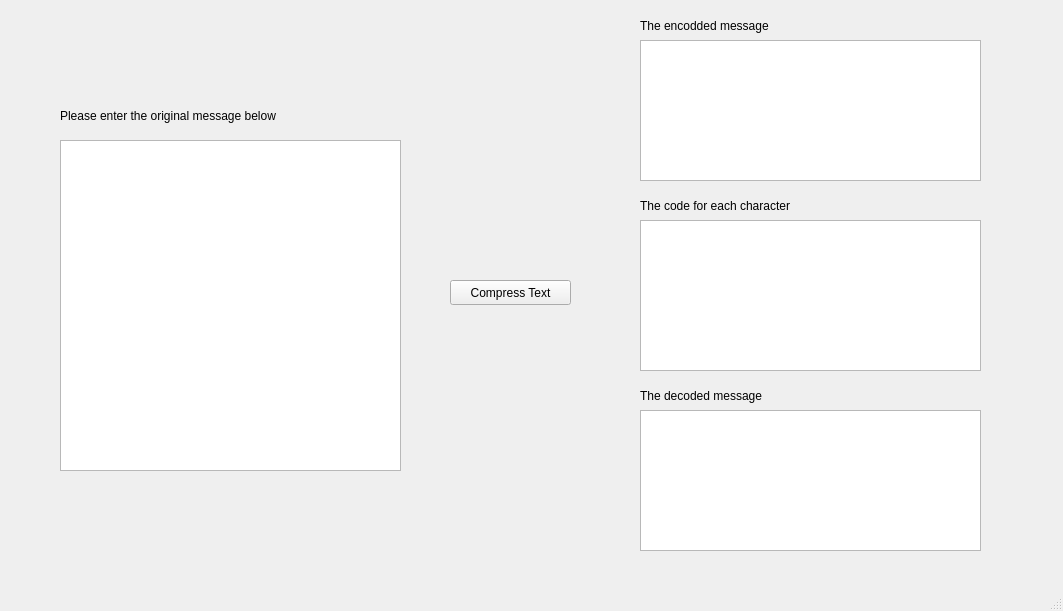
<?xml version="1.0" encoding="UTF-8"?>
<ui version="4.0">
 <class>MainWindow</class>
 <widget class="QMainWindow" name="MainWindow">
  <property name="geometry">
   <rect>
    <x>0</x>
    <y>0</y>
    <width>1063</width>
    <height>611</height>
   </rect>
  </property>
  <property name="windowTitle">
   <string>MainWindow</string>
  </property>
  <widget class="QWidget" name="centralwidget">
   <widget class="QPlainTextEdit" name="inputText">
    <property name="geometry">
     <rect>
      <x>60</x>
      <y>140</y>
      <width>341</width>
      <height>331</height>
     </rect>
    </property>
    <property name="plainText">
     <string/>
    </property>
   </widget>
   <widget class="QPushButton" name="convertButton">
    <property name="geometry">
     <rect>
      <x>450</x>
      <y>280</y>
      <width>121</width>
      <height>25</height>
     </rect>
    </property>
    <property name="text">
     <string>Compress Text</string>
    </property>
   </widget>
   <widget class="QLabel" name="label_1">
    <property name="geometry">
     <rect>
      <x>60</x>
      <y>100</y>
      <width>301</width>
      <height>31</height>
     </rect>
    </property>
    <property name="text">
     <string>Please enter the original message below</string>
    </property>
   </widget>
   <widget class="QPlainTextEdit" name="outputLabel1">
    <property name="geometry">
     <rect>
      <x>640</x>
      <y>40</y>
      <width>341</width>
      <height>141</height>
     </rect>
    </property>
    <property name="readOnly">
     <bool>true</bool>
    </property>
    <property name="plainText">
     <string/>
    </property>
   </widget>
   <widget class="QPlainTextEdit" name="outputLabel2">
    <property name="geometry">
     <rect>
      <x>640</x>
      <y>220</y>
      <width>341</width>
      <height>151</height>
     </rect>
    </property>
    <property name="readOnly">
     <bool>true</bool>
    </property>
    <property name="plainText">
     <string/>
    </property>
   </widget>
   <widget class="QPlainTextEdit" name="outputLabel3">
    <property name="geometry">
     <rect>
      <x>640</x>
      <y>410</y>
      <width>341</width>
      <height>141</height>
     </rect>
    </property>
    <property name="readOnly">
     <bool>true</bool>
    </property>
    <property name="plainText">
     <string/>
    </property>
   </widget>
   <widget class="QLabel" name="label_2">
    <property name="geometry">
     <rect>
      <x>640</x>
      <y>10</y>
      <width>301</width>
      <height>31</height>
     </rect>
    </property>
    <property name="text">
     <string>The encodded message</string>
    </property>
   </widget>
   <widget class="QLabel" name="label_3">
    <property name="geometry">
     <rect>
      <x>640</x>
      <y>190</y>
      <width>301</width>
      <height>31</height>
     </rect>
    </property>
    <property name="text">
     <string>The code for each character</string>
    </property>
   </widget>
   <widget class="QLabel" name="label_4">
    <property name="geometry">
     <rect>
      <x>640</x>
      <y>380</y>
      <width>301</width>
      <height>31</height>
     </rect>
    </property>
    <property name="text">
     <string>The decoded message</string>
    </property>
   </widget>
  </widget>
  <widget class="QMenuBar" name="menubar">
   <property name="geometry">
    <rect>
     <x>0</x>
     <y>0</y>
     <width>1063</width>
     <height>22</height>
    </rect>
   </property>
  </widget>
  <widget class="QStatusBar" name="statusbar"/>
 </widget>
 <resources/>
 <connections/>
</ui>
